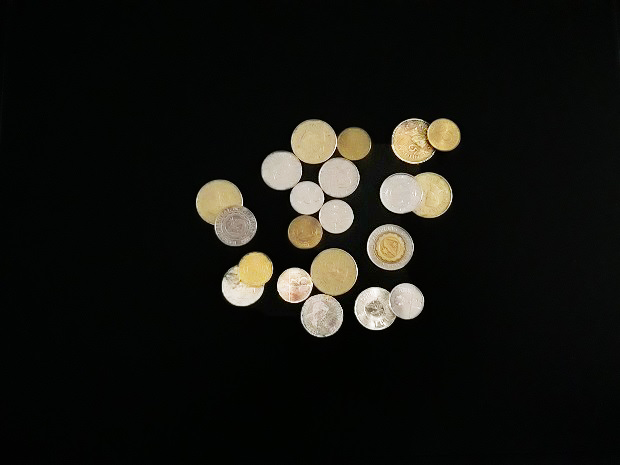
#> input picture BARYA_1.png, 620 x 465 px
$ python CoinDetectUsingWaterShed.py   (older library calls are emulated)
#> lines starting #> are read from the running program, lines starting #| are printed output that depends on the picture; after the words box and inside, x2 and y2 are one past the last pixel; in counts of white or black regions, pixels touching at a corner belong together
#> further down, im is the input picture: shape (465, 620, 3); mean B, G, R 17.5, 21.7, 21.7
import cv2
import numpy as np
import matplotlib.pyplot as plt

def coin_detect(im,borderSize,gap,minr,maxr,n):
    # 1 - Original:
#> called with borderSize = 18, gap = 5, minr = 15, maxr = 18, n = 1
    orig = cv2.cvtColor(im, cv2.COLOR_BGR2RGB)
    hsv = cv2.cvtColor(im, cv2.COLOR_BGR2HSV)
#> hsv: shape (465, 620, 3); mean H, S, V 56.5, 99.6, 23.2
    # 2 - Thresholding:
    th, bw = cv2.threshold(hsv[:, :, 2], 0, 255, cv2.THRESH_BINARY | cv2.THRESH_OTSU)
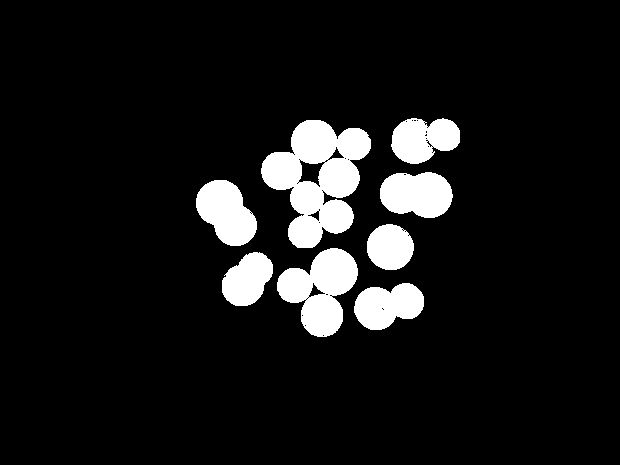
#> bw: shape (465, 620); 8.9% white; 8 white regions, largest, box (x1, y1, x2, y2) and area: (261, 120, 371, 248) 7842, (277, 248, 358, 337) 4209, (196, 180, 257, 246) 2705
#> th = 101
    # 3 - Closing:
    kernel = cv2.getStructuringElement(cv2.MORPH_ELLIPSE, (3, 3))
    morph = cv2.morphologyEx(bw, cv2.MORPH_CLOSE, kernel)
#> morph: shape (465, 620); 9% white; 8 white regions, largest, box (x1, y1, x2, y2) and area: (261, 120, 371, 248) 7918, (277, 248, 358, 337) 4238, (196, 180, 257, 246) 2708
    # 4 - Distance Transform:
    dist = cv2.distanceTransform(morph, cv2.DIST_L2, cv2.DIST_MASK_PRECISE)

##    borderSize = 75
    distborder = cv2.copyMakeBorder(dist, borderSize, borderSize, borderSize, borderSize,
                                cv2.BORDER_CONSTANT | cv2.BORDER_ISOLATED, 0)

##    gap = 55
    kernel2 = cv2.getStructuringElement(cv2.MORPH_ELLIPSE, (2*(borderSize-gap)+1, 2*(borderSize-gap)+1))
    kernel2 = cv2.copyMakeBorder(kernel2, gap, gap, gap, gap,
                                cv2.BORDER_CONSTANT | cv2.BORDER_ISOLATED, 0)

    distTempl = cv2.distanceTransform(kernel2, cv2.DIST_L2, cv2.DIST_MASK_PRECISE)
    nxcor = cv2.matchTemplate(distborder, distTempl, cv2.TM_CCOEFF_NORMED)
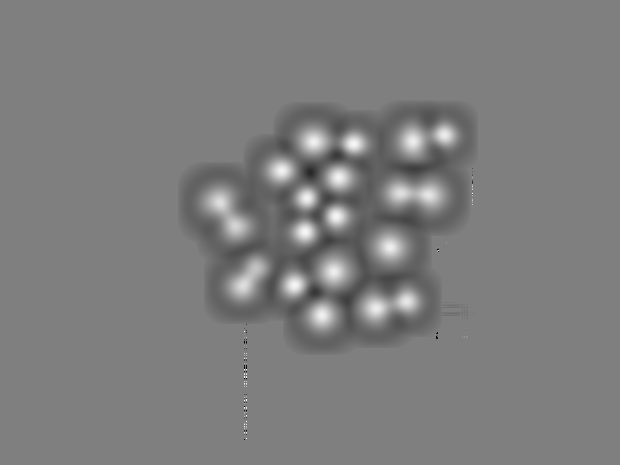
#> nxcor: shape (465, 620) float32; min -1, max 1, mean -0.011; drawn with min black and max white
    # plt.imshow(nxcor, cmap='gray')
    # plt.show()
    mn, mx, _, _ = cv2.minMaxLoc(nxcor)
#> mn = -1; mx = 1

    th, peaks = cv2.threshold(nxcor, mx*0.5, 255, cv2.THRESH_BINARY)
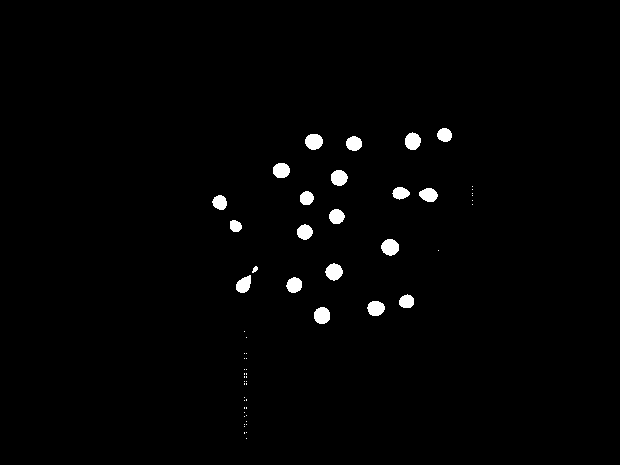
#> peaks: shape (465, 620) float32; 1.4% white; 59 white regions (38 under 20 px), largest, box (x1, y1, x2, y2) and area: (381, 239, 399, 256) 233, (305, 134, 323, 150) 229, (325, 263, 343, 281) 228
    # plt.imshow(peaks, cmap='gray')
    # plt.show()
    peaks8u = cv2.convertScaleAbs(peaks)
#> peaks8u: shape (465, 620); 1.4% white; 59 white regions (38 under 20 px)
    origscaled = cv2.convertScaleAbs(orig)
    peaks = np.uint8(peaks)
    _,contours, hierarchy = cv2.findContours(peaks, cv2.RETR_CCOMP, cv2.CHAIN_APPROX_SIMPLE)
#> contours = 59 contours, 39 with area under 20; largest, box (x1, y1, x2, y2) and area: (381, 239, 399, 256) 209, (305, 134, 323, 150) 205, (325, 263, 343, 281) 204, (314, 307, 330, 324) 198, (405, 132, 421, 150) 196
    # peakss8u = cv2.convertScaleAbs(peaks)    # to use as mask
    canvass = np.zeros(peaks.shape, np.uint8)
    # im = np.uint8(im)
    for i in range(len(contours)):
        x, y, w, h = cv2.boundingRect(contours[i])
        _, radius, _, radiusloc = cv2.minMaxLoc(dist[y:y+h, x:x+w], peaks[y:y+h, x:x+w])
        # cv2.circle(canvass, (int(radiusloc[0] + x), int(radiusloc[1] + y)), int(radius), (255, 255, 255), 1)
        # if(radius<maxr and radius>minr):
        if (n==1):
            if (radius < maxr and radius > minr):
                cv2.circle(canvass, (int(radiusloc[0] + x), int(radiusloc[1] + y)), int(radius), (255, 255, 255), -1)

        if (n == 2):
            canvass2 = np.zeros(peaks.shape, np.uint8)
            if(radius<maxr and radius>minr):
                cv2.circle(canvass, (int(radiusloc[0] + x), int(radiusloc[1] + y)), int(radius), (255, 255, 255), -1)
                if (h == 18 and w == 16):
                    cv2.circle(canvass2, (int(radiusloc[0]+x), int(radiusloc[1]+y)), int(radius), (255, 255, 255), -1)
                    # print(radius,w,h)
                canvass = cv2.subtract(canvass,canvass2)
        if (n==3):
            canvass2 = np.zeros(peaks.shape, np.uint8)
            if (radius < maxr and radius > minr and h!=17):
                cv2.circle(canvass, (int(radiusloc[0] + x), int(radiusloc[1] + y)), int(radius), (255, 255, 255), -1)

            if (radius < 22 and radius > 18 and h == 18 and w == 16):
                cv2.circle(canvass2, (int(radiusloc[0] + x), int(radiusloc[1] + y)), int(radius), (255, 255, 255), -1)
            canvass = cv2.add(canvass, canvass2)

        if (n == 4):
            if (radius < maxr and radius > minr and h==17):
                cv2.circle(canvass, (int(radiusloc[0] + x), int(radiusloc[1] + y)), int(radius), (255, 255, 255), -1)
#> this loop made 59 passes
#> (x, y, w, h, radius, radiusloc) on passes 1 to 12: (246, 438, 1, 1, 0, (0, 0)), (246, 432, 1, 1, 0, (0, 0)), (244, 432, 1, 2, 0, (0, 0)), (244, 426, 1, 1, 0, (0, 0)), (246, 424, 1, 1, 0, (0, 0)), (244, 424, 1, 1, 0, (0, 0)), (246, 421, 1, 1, 0, (0, 0)), (244, 416, 1, 1, 0, (0, 0)), (246, 415, 1, 1, 0, (0, 0)), (244, 412, 1, 1, 0, (0, 0)), (246, 407, 1, 2, 0, (0, 0)), (244, 407, 1, 2, 0, (0, 0))
#> canvass: shape (465, 620); 2.3% white; 8 white regions, largest, box (x1, y1, x2, y2) and area: (277, 268, 312, 303) 901, (389, 284, 424, 319) 901, (337, 127, 370, 160) 797

    result = cv2.bitwise_and((np.uint8(orig)), (np.uint8(orig)), mask=(np.uint8(canvass)))
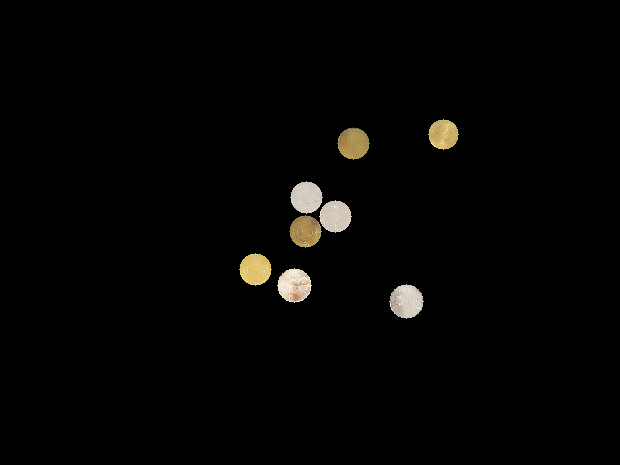
#> result: shape (465, 620, 3); mean R, G, B 4.6, 4.1, 3.3
    return result

# im = cv2.imread("C:\\Users\\Josephine\\Documents\\Water_shed\\BARYA_7.png")
im = cv2.imread("BARYA_1.png")
orig = cv2.cvtColor(im,cv2.COLOR_BGR2RGB)
im2 = cv2.cvtColor(im,cv2.COLOR_BGR2RGB)

plt.figure(1)
plt.imshow(orig),plt.title('Original')

plt.figure(2)
coin=coin_detect(im,18,5,15,18,1)
plt.imshow(coin),plt.title('25 CENTAVO')

plt.figure(3)
coin=coin_detect(im,18,5,18,22,2)
#> call 2 of coin_detect, with borderSize = 18, gap = 5, minr = 18, maxr = 22, n = 2
#> in coin_detect (call 2), `kernel = cv2.getStructuringElement(cv2.MORPH_ELLIPSE, (3, 3))`: kernel = [[0, 1, 0], [1, 1, 1], [0, 1, 0]]
#> in coin_detect (call 2), `kernel2 = cv2.getStructuringElement(cv2.MORPH_ELLIPSE, (2*(borderSize-..`: kernel2: shape (27, 27); values 0 (black) and 1 (white), 75.9% white; 4 black regions, box (x1, y1, x2, y2) and area: (0, 0, 13, 10) 44, (14, 0, 27, 10) 44, (0, 17, 13, 27) 44, (14, 17, 27, 27) 44
#> in coin_detect (call 2), `kernel2 = cv2.copyMakeBorder(kernel2, gap, gap, gap, gap, cv2.BORDER_C..`: kernel2: shape (37, 37); values 0 (black) and 1 (white), 40.4% white; 1 white region, box (x1, y1, x2, y2) and area: (5, 5, 32, 32) 553
#> in coin_detect (call 2), `th, peaks = cv2.threshold(nxcor, mx*0.5, 255, cv2.THRESH_BINARY)`:
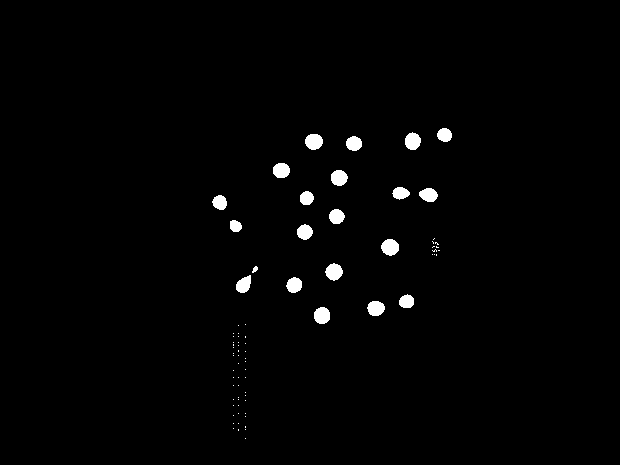
#> peaks: shape (465, 620) float32; 1.4% white; 78 white regions (57 under 20 px), largest, box (x1, y1, x2, y2) and area: (381, 239, 399, 256) 233, (305, 134, 323, 150) 229, (325, 263, 343, 281) 228
#> in coin_detect (call 2), `peaks8u = cv2.convertScaleAbs(peaks)`: peaks8u: shape (465, 620); 1.4% white; 78 white regions (57 under 20 px)
#> in coin_detect (call 2), `_,contours, hierarchy = cv2.findContours(peaks, cv2.RETR_CCOMP, cv2.CH..`: contours = 78 contours, 58 with area under 20; largest, box (x1, y1, x2, y2) and area: (381, 239, 399, 256) 209, (305, 134, 323, 150) 205, (325, 263, 343, 281) 204, (314, 307, 330, 324) 198, (405, 132, 421, 150) 196
#> the loop in coin_detect (call 2), `for i in range(len(contours)):` made 78 passes
#> (x, y, w, h, radius, radiusloc) on passes 1 to 12: (245, 438, 1, 1, 0, (0, 0)), (245, 429, 1, 1, 0, (0, 0)), (238, 429, 1, 2, 0, (0, 0)), (233, 428, 1, 1, 0, (0, 0)), (245, 426, 1, 2, 0, (0, 0)), (238, 423, 1, 1, 0, (0, 0)), (233, 423, 1, 1, 0, (0, 0)), (245, 416, 1, 1, 0, (0, 0)), (233, 415, 1, 1, 0, (0, 0)), (245, 413, 1, 1, 0, (0, 0)), (238, 413, 1, 1, 0, (0, 0)), (238, 405, 1, 1, 0, (0, 0))
#> after the loop in coin_detect (call 2), `for i in range(len(contours)):`: canvass: shape (465, 620); 3.1% white; 7 white regions, largest, box (x1, y1, x2, y2) and area: (355, 287, 398, 330) 1373, (301, 294, 344, 337) 1373, (318, 157, 359, 198) 1257
#> after the loop in coin_detect (call 2), `for i in range(len(contours)):`: canvass2: shape (465, 620); every value is 0
plt.imshow(coin),plt.title('ONE PESOS')

plt.figure(4)
coin=coin_detect(im,18,5,21.8,26,3)
#> call 3 of coin_detect, with borderSize = 18, gap = 5, minr = 21.8, maxr = 26, n = 3
#> the loop in coin_detect (call 3), `for i in range(len(contours)):` made 78 passes
#> after the loop in coin_detect (call 3), `for i in range(len(contours)):`:
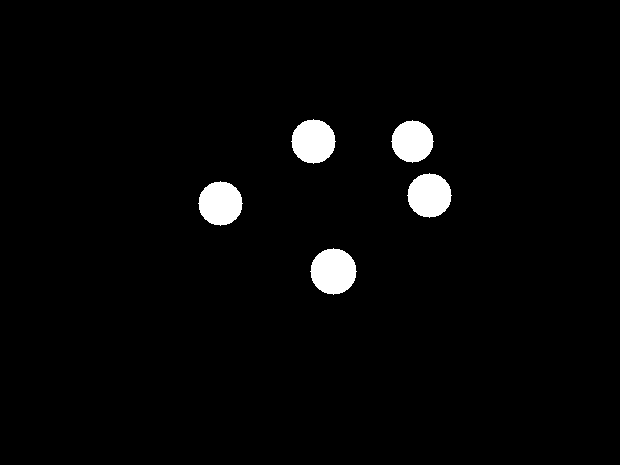
#> canvass: shape (465, 620); 2.6% white; 5 white regions, box (x1, y1, x2, y2) and area: (310, 248, 357, 295) 1653, (291, 119, 336, 164) 1517, (407, 173, 452, 218) 1517, (198, 181, 243, 226) 1517, (391, 120, 434, 163) 1373
plt.imshow(coin),plt.title('FIVE PESOS')

plt.figure(5)
coin=coin_detect(im,18,5,21.8,26,4)
#> call 4 of coin_detect, with borderSize = 18, gap = 5, minr = 21.8, maxr = 26, n = 4
#> the loop in coin_detect (call 4), `for i in range(len(contours)):` made 96 passes
#> after the loop in coin_detect (call 4), `for i in range(len(contours)):`:
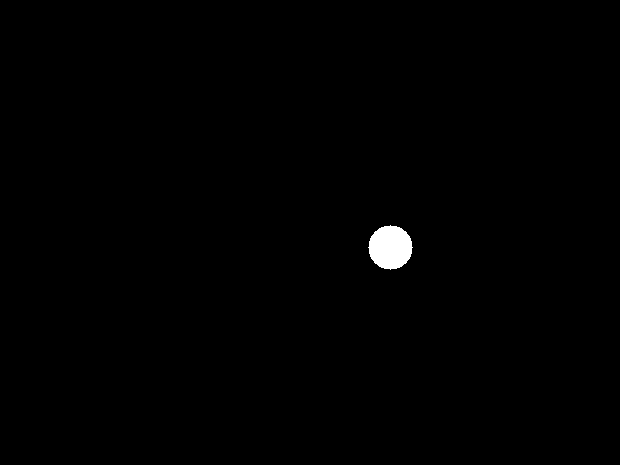
#> canvass: shape (465, 620); 0.53% white; 1 white region, box (x1, y1, x2, y2) and area: (368, 225, 413, 270) 1517
plt.imshow(coin),plt.title('TEN PESOS')


plt.show()
